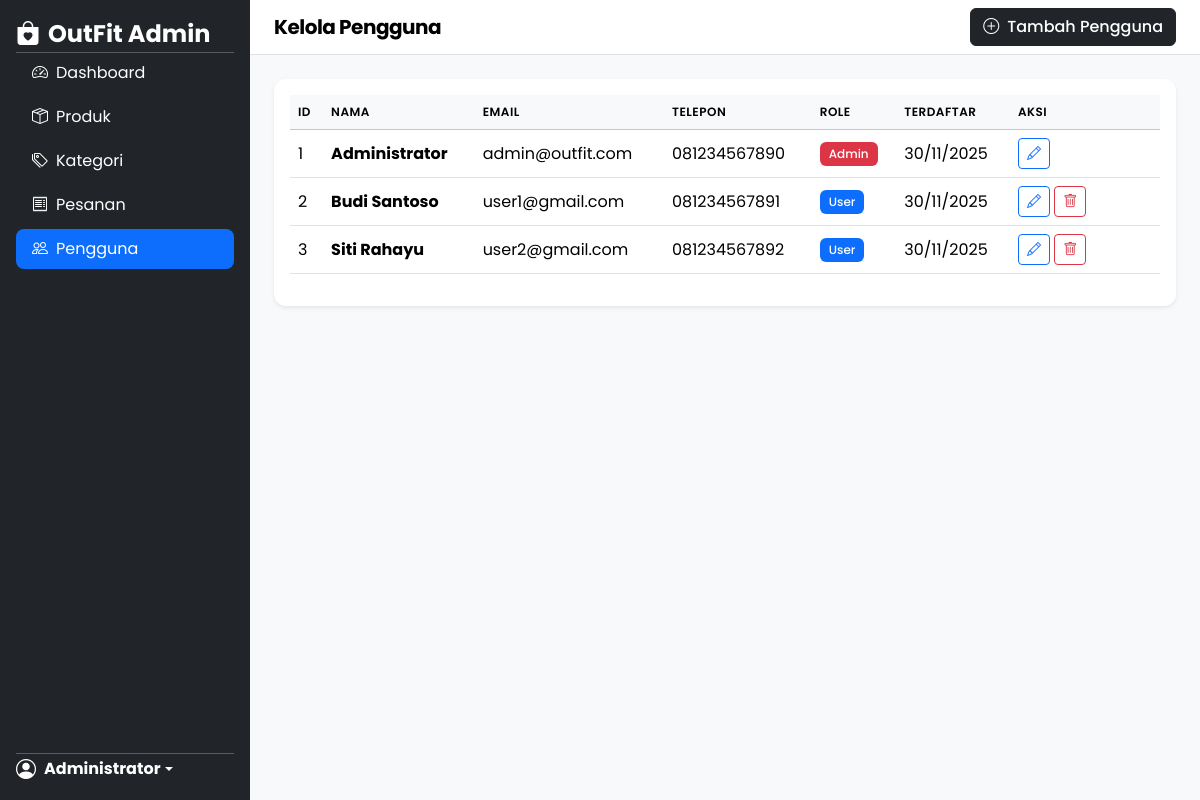
The page /admin/users.php (signed in) on the database its author committed.
### tables this page shows
CREATE TABLE users (
    id INT AUTO_INCREMENT PRIMARY KEY,
    name VARCHAR(100) NOT NULL,
    email VARCHAR(100) NOT NULL UNIQUE,
    password VARCHAR(255) NOT NULL,
    role ENUM('admin', 'user') DEFAULT 'user',
    phone VARCHAR(20) NULL,
    address TEXT NULL,
    created_at TIMESTAMP DEFAULT CURRENT_TIMESTAMP,
    updated_at TIMESTAMP DEFAULT CURRENT_TIMESTAMP ON UPDATE CURRENT_TIMESTAMP
);

### classes/User.php (called while the page is built, shortened)
<?php
require_once __DIR__ . '/Database.php';
class User
{
    private Database $db;
    private string $table = 'users';
    public function __construct()
    {
        $this->db = Database::getInstance();
    }
    public static function isLoggedIn(): bool
    {
        return isset($_SESSION['logged_in']) && $_SESSION['logged_in'] === true;
    }
    public static function getCurrentUser(): ?array
    {
        return [
            'id' => $_SESSION['user_id'],
            'name' => $_SESSION['user_name'],
            'email' => $_SESSION['user_email'],
            'role' => $_SESSION['user_role']
        ];
    }
    public function getAll(): array
    {
        return $this->db->select(
            "SELECT id, name, email, role, phone, address, created_at, updated_at FROM {$this->table} ORDER BY created_at DESC"
        );
    }
}

### classes/Database.php (called while the page is built, shortened)
<?php
class Database
{
    private static ?Database $instance = null;
    private ?PDO $connection = null;
    private function __construct()
    {
        try {
            $dsn = "mysql:host=" . DB_HOST . ";dbname=" . DB_NAME . ";charset=" . DB_CHARSET;
            $options = [
                PDO::ATTR_ERRMODE => PDO::ERRMODE_EXCEPTION,
                PDO::ATTR_DEFAULT_FETCH_MODE => PDO::FETCH_ASSOC,
                PDO::ATTR_EMULATE_PREPARES => false,
            ];
            $this->connection = new PDO($dsn, DB_USER, DB_PASS, $options);
        } catch (PDOException $e) {
            die("Database connection failed: " . $e->getMessage());
        }
    }
    public static function getInstance(): Database
    {
        if (self::$instance === null) {
            self::$instance = new self();
        }
        return self::$instance;
    }
    public function select(string $sql, array $params = []): array
    {
        $stmt = $this->connection->prepare($sql);
        $stmt->execute($params);
        return $stmt->fetchAll();
    }
}

### admin/users.php (the view, shortened to what this page needs)
<?php
$baseUrl = '..';
require_once __DIR__ . '/../includes/header.php';
require_once __DIR__ . '/../classes/User.php';
$userModel = new User();
$users = $userModel->getAll();
?>
<div class="d-flex">
    <?php require_once __DIR__ . '/../includes/sidebar.php'; ?>
    <div class="flex-grow-1">
        <nav class="navbar navbar-light bg-white border-bottom px-4">
            <span class="navbar-brand mb-0 h4">Kelola Pengguna</span>
            <button class="btn btn-dark" data-bs-toggle="modal" data-bs-target="#userModal" onclick="resetUserForm()">
                <i class="bi bi-plus-circle me-2"></i>Tambah Pengguna
            </button>
        </nav>
        <div class="p-4">
            <div class="card border-0 shadow-sm">
                <div class="card-body">
                    <div class="table-responsive">
                        <table class="table table-hover">
                            <thead class="table-light">
                                <tr>
                                    <th>ID</th>
                                    <th>Nama</th>
                                    <th>Email</th>
                                    <th>Telepon</th>
                                    <th>Role</th>
                                    <th>Terdaftar</th>
                                    <th style="width: 150px;">Aksi</th>
                                </tr>
                            </thead>
                            <tbody>
                                <?php foreach ($users as $user): ?>
                                    <tr>
                                        <td><?= $user['id'] ?></td>
                                        <td><strong><?= htmlspecialchars($user['name']) ?></strong></td>
                                        <td><?= htmlspecialchars($user['email']) ?></td>
                                        <td><?= htmlspecialchars($user['phone'] ?? '-') ?></td>
                                        <td>
                                            <span class="badge bg-<?= $user['role'] === 'admin' ? 'danger' : 'primary' ?>">
                                                <?= ucfirst($user['role']) ?>
                                            </span>
                                        </td>
                                        <td><?= date('d/m/Y', strtotime($user['created_at'])) ?></td>
                                        <td>
                                            <button class="btn btn-sm btn-outline-primary edit-user"
                                                data-id="<?= $user['id'] ?>"
                                                data-name="<?= htmlspecialchars($user['name']) ?>"
                                                data-email="<?= htmlspecialchars($user['email']) ?>"
                                                data-phone="<?= htmlspecialchars($user['phone'] ?? '') ?>"
                                                data-address="<?= htmlspecialchars($user['address'] ?? '') ?>"
                                                data-role="<?= $user['role'] ?>">
                                                <i class="bi bi-pencil"></i>
                                            </button>
                                            <?php if ($user['id'] !== $currentUser['id']): ?>
                                                <button class="btn btn-sm btn-outline-danger delete-user" data-id="<?= $user['id'] ?>" data-name="<?= htmlspecialchars($user['name']) ?>">
                                                    <i class="bi bi-trash"></i>
                                                </button>
                                            <?php endif; ?>
                                        </td>
                                    </tr>
                                <?php endforeach; ?>
                            </tbody>
                        </table>
                    </div>
                </div>
            </div>
        </div>
    </div>
</div>
<?php require_once __DIR__ . '/../includes/footer.php'; ?>

### includes/sidebar.php (shortened to what this page needs)
<?php
$currentPage = basename($_SERVER['PHP_SELF']);
?>
<div class="d-flex flex-column flex-shrink-0 p-3 bg-dark text-white sidebar" style="width: 250px; min-height: 100vh;">
    <a href="<?= $baseUrl ?>/admin/index.php" class="d-flex align-items-center mb-3 mb-md-0 me-md-auto text-white text-decoration-none">
        <i class="bi bi-bag-heart-fill me-2 fs-4"></i>
        <span class="fs-4 fw-bold">OutFit Admin</span>
    </a>
    <hr>
    <ul class="nav nav-pills flex-column mb-auto">
        <li class="nav-item">
            <a href="<?= $baseUrl ?>/admin/index.php" class="nav-link text-white <?= $currentPage === 'index.php' ? 'active bg-primary' : '' ?>">
                <i class="bi bi-speedometer2 me-2"></i>Dashboard
            </a>
        </li>
        <li>
            <a href="<?= $baseUrl ?>/admin/products.php" class="nav-link text-white <?= $currentPage === 'products.php' ? 'active bg-primary' : '' ?>">
                <i class="bi bi-box-seam me-2"></i>Produk
            </a>
        </li>
        <li>
            <a href="<?= $baseUrl ?>/admin/categories.php" class="nav-link text-white <?= $currentPage === 'categories.php' ? 'active bg-primary' : '' ?>">
                <i class="bi bi-tags me-2"></i>Kategori
            </a>
        </li>
        <li>
            <a href="<?= $baseUrl ?>/admin/orders.php" class="nav-link text-white <?= $currentPage === 'orders.php' ? 'active bg-primary' : '' ?>">
                <i class="bi bi-receipt me-2"></i>Pesanan
            </a>
        </li>
        <li>
            <a href="<?= $baseUrl ?>/admin/users.php" class="nav-link text-white <?= $currentPage === 'users.php' ? 'active bg-primary' : '' ?>">
                <i class="bi bi-people me-2"></i>Pengguna
            </a>
        </li>
    </ul>
    <hr>
    <div class="dropdown">
        <a href="#" class="d-flex align-items-center text-white text-decoration-none dropdown-toggle" id="dropdownUser" data-bs-toggle="dropdown">
            <i class="bi bi-person-circle me-2 fs-5"></i>
            <strong><?= htmlspecialchars($currentUser['name']) ?></strong>
        </a>
    </div>
</div>

### assets/css/style.css (style rules this page uses)
:root { --primary-color: #212529; --secondary-color: #6c757d; --accent-color: #6366f1; }
body { font-family: 'Poppins', sans-serif; background-color: #f8f9fa; }
.navbar { transition: all 0.3s ease; }
.navbar-brand { font-weight: 700; letter-spacing: -0.5px; }
.card { transition: transform 0.3s ease, box-shadow 0.3s ease; border-radius: 12px; }
.btn { font-weight: 500; transition: all 0.3s ease; }
.sidebar { transition: all 0.3s ease; }
.sidebar .nav-link { border-radius: 8px; margin-bottom: 4px; transition: all 0.3s ease; }
.table { vertical-align: middle; }
.table th { font-weight: 600; text-transform: uppercase; font-size: 0.75rem; letter-spacing: 0.5px; }
.badge { font-weight: 500; padding: 0.5em 0.75em; }
@media (min-width: 992px) { .sidebar { width: 250px; } }

### includes/header.php (style rules this page uses)
body { font-family: 'Poppins', sans-serif; }

### rows shown on the page
users: name "Administrator", id "1", email "admin@outfit.com", phone "081234567890", role "Admin", created_at "30/11/2025"
users: id "2", name "Budi Santoso", email "user1@gmail.com", phone "081234567891", role "User", created_at "30/11/2025"
users: id "3", name "Siti Rahayu", email "user2@gmail.com", phone "081234567892", role "User", created_at "30/11/2025"
